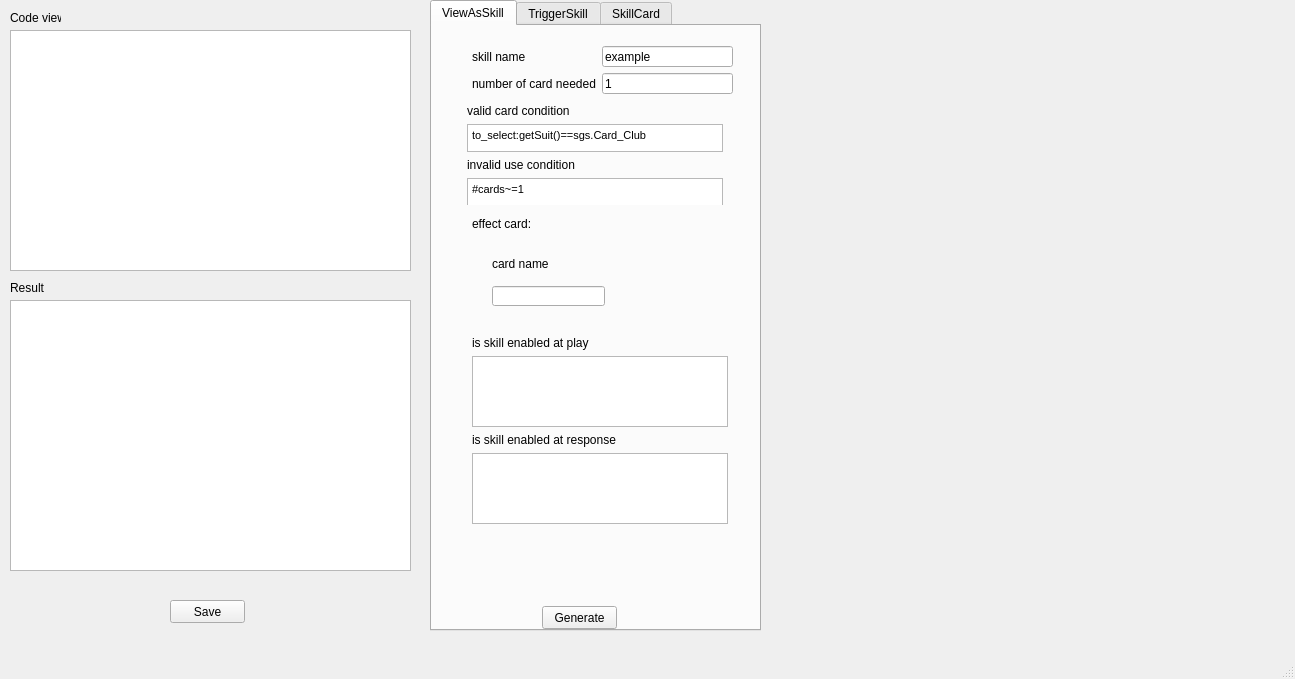
<?xml version="1.0" encoding="UTF-8"?>
<ui version="4.0">
 <class>DIYScriptor</class>
 <widget class="QMainWindow" name="DIYScriptor">
  <property name="geometry">
   <rect>
    <x>0</x>
    <y>0</y>
    <width>1295</width>
    <height>679</height>
   </rect>
  </property>
  <property name="windowTitle">
   <string>DIY script generator</string>
  </property>
  <widget class="QWidget" name="centralwidget">
   <widget class="QLabel" name="label_17">
    <property name="geometry">
     <rect>
      <x>10</x>
      <y>10</y>
      <width>51</width>
      <height>16</height>
     </rect>
    </property>
    <property name="text">
     <string>Code view</string>
    </property>
   </widget>
   <widget class="QLabel" name="label_18">
    <property name="geometry">
     <rect>
      <x>10</x>
      <y>280</y>
      <width>51</width>
      <height>16</height>
     </rect>
    </property>
    <property name="text">
     <string>Result</string>
    </property>
   </widget>
   <widget class="QTextBrowser" name="_r">
    <property name="geometry">
     <rect>
      <x>10</x>
      <y>300</y>
      <width>401</width>
      <height>271</height>
     </rect>
    </property>
    <property name="readOnly">
     <bool>true</bool>
    </property>
    <property name="html">
     <string>&lt;!DOCTYPE HTML PUBLIC &quot;-//W3C//DTD HTML 4.0//EN&quot; &quot;http://www.w3.org/TR/REC-html40/strict.dtd&quot;&gt;
&lt;html&gt;&lt;head&gt;&lt;meta name=&quot;qrichtext&quot; content=&quot;1&quot; /&gt;&lt;style type=&quot;text/css&quot;&gt;
p, li { white-space: pre-wrap; }
&lt;/style&gt;&lt;/head&gt;&lt;body style=&quot; font-family:'MS Shell Dlg 2'; font-size:8.25pt; font-weight:400; font-style:normal;&quot;&gt;
&lt;p style=&quot;-qt-paragraph-type:empty; margin-top:0px; margin-bottom:0px; margin-left:0px; margin-right:0px; -qt-block-indent:0; text-indent:0px; font-size:8pt;&quot;&gt;&lt;/p&gt;&lt;/body&gt;&lt;/html&gt;</string>
    </property>
   </widget>
   <widget class="QTextBrowser" name="_cv">
    <property name="geometry">
     <rect>
      <x>10</x>
      <y>30</y>
      <width>401</width>
      <height>241</height>
     </rect>
    </property>
    <property name="readOnly">
     <bool>false</bool>
    </property>
    <property name="html">
     <string>&lt;!DOCTYPE HTML PUBLIC &quot;-//W3C//DTD HTML 4.0//EN&quot; &quot;http://www.w3.org/TR/REC-html40/strict.dtd&quot;&gt;
&lt;html&gt;&lt;head&gt;&lt;meta name=&quot;qrichtext&quot; content=&quot;1&quot; /&gt;&lt;style type=&quot;text/css&quot;&gt;
p, li { white-space: pre-wrap; }
&lt;/style&gt;&lt;/head&gt;&lt;body style=&quot; font-family:'MS Shell Dlg 2'; font-size:8.25pt; font-weight:400; font-style:normal;&quot;&gt;
&lt;p style=&quot;-qt-paragraph-type:empty; margin-top:0px; margin-bottom:0px; margin-left:0px; margin-right:0px; -qt-block-indent:0; text-indent:0px; font-size:8pt;&quot;&gt;&lt;/p&gt;&lt;/body&gt;&lt;/html&gt;</string>
    </property>
   </widget>
   <widget class="QPushButton" name="_sb">
    <property name="geometry">
     <rect>
      <x>170</x>
      <y>600</y>
      <width>75</width>
      <height>23</height>
     </rect>
    </property>
    <property name="text">
     <string>Save</string>
    </property>
   </widget>
   <widget class="QTabWidget" name="tabWidget">
    <property name="geometry">
     <rect>
      <x>430</x>
      <y>0</y>
      <width>331</width>
      <height>631</height>
     </rect>
    </property>
    <property name="currentIndex">
     <number>0</number>
    </property>
    <widget class="QWidget" name="tab_1">
     <attribute name="title">
      <string>ViewAsSkill</string>
     </attribute>
     <widget class="QLabel" name="label_8">
      <property name="geometry">
       <rect>
        <x>40</x>
        <y>190</y>
        <width>221</width>
        <height>16</height>
       </rect>
      </property>
      <property name="text">
       <string>effect card:</string>
      </property>
     </widget>
     <widget class="QPushButton" name="_gb">
      <property name="geometry">
       <rect>
        <x>110</x>
        <y>580</y>
        <width>75</width>
        <height>23</height>
       </rect>
      </property>
      <property name="text">
       <string>Generate</string>
      </property>
     </widget>
     <widget class="QStackedWidget" name="stackedWidget">
      <property name="geometry">
       <rect>
        <x>40</x>
        <y>210</y>
        <width>221</width>
        <height>91</height>
       </rect>
      </property>
      <property name="currentIndex">
       <number>0</number>
      </property>
      <widget class="QWidget" name="page">
       <widget class="QLineEdit" name="_cn">
        <property name="geometry">
         <rect>
          <x>20</x>
          <y>50</y>
          <width>113</width>
          <height>20</height>
         </rect>
        </property>
       </widget>
       <widget class="QLabel" name="label_7">
        <property name="geometry">
         <rect>
          <x>20</x>
          <y>20</y>
          <width>61</width>
          <height>16</height>
         </rect>
        </property>
        <property name="text">
         <string>card name</string>
        </property>
       </widget>
      </widget>
      <widget class="QWidget" name="page_2">
       <widget class="QTextBrowser" name="_va_2">
        <property name="geometry">
         <rect>
          <x>10</x>
          <y>20</y>
          <width>201</width>
          <height>71</height>
         </rect>
        </property>
        <property name="html">
         <string>&lt;!DOCTYPE HTML PUBLIC &quot;-//W3C//DTD HTML 4.0//EN&quot; &quot;http://www.w3.org/TR/REC-html40/strict.dtd&quot;&gt;
&lt;html&gt;&lt;head&gt;&lt;meta name=&quot;qrichtext&quot; content=&quot;1&quot; /&gt;&lt;style type=&quot;text/css&quot;&gt;
p, li { white-space: pre-wrap; }
&lt;/style&gt;&lt;/head&gt;&lt;body style=&quot; font-family:'MS Shell Dlg 2'; font-size:8.25pt; font-weight:400; font-style:normal;&quot;&gt;
&lt;p style=&quot; margin-top:0px; margin-bottom:0px; margin-left:0px; margin-right:0px; -qt-block-indent:0; text-indent:0px;&quot;&gt;&lt;span style=&quot; font-size:8pt;&quot;&gt;local suit,number&lt;/span&gt;&lt;/p&gt;
&lt;p style=&quot; margin-top:0px; margin-bottom:0px; margin-left:0px; margin-right:0px; -qt-block-indent:0; text-indent:0px;&quot;&gt;&lt;span style=&quot; font-size:8pt;&quot;&gt;for _,card in ipairs(cards) do&lt;/span&gt;&lt;/p&gt;
&lt;p style=&quot; margin-top:0px; margin-bottom:0px; margin-left:0px; margin-right:0px; -qt-block-indent:0; text-indent:0px;&quot;&gt;&lt;span style=&quot; font-size:8pt;&quot;&gt;	if suit and (suit~=card:getSuit()) then suit=sgs.Card_NoSuit else suit=card:getSuit() end&lt;/span&gt;&lt;/p&gt;
&lt;p style=&quot; margin-top:0px; margin-bottom:0px; margin-left:0px; margin-right:0px; -qt-block-indent:0; text-indent:0px;&quot;&gt;&lt;span style=&quot; font-size:8pt;&quot;&gt;	if number and (number~=card:getNumber()) then number=-1 else number=card:getNumber() end&lt;/span&gt;&lt;/p&gt;
&lt;p style=&quot; margin-top:0px; margin-bottom:0px; margin-left:0px; margin-right:0px; -qt-block-indent:0; text-indent:0px;&quot;&gt;&lt;span style=&quot; font-size:8pt;&quot;&gt;end&lt;/span&gt;&lt;/p&gt;
&lt;p style=&quot; margin-top:0px; margin-bottom:0px; margin-left:0px; margin-right:0px; -qt-block-indent:0; text-indent:0px;&quot;&gt;&lt;span style=&quot; font-size:8pt;&quot;&gt;local view_as_card= sgs.Sanguosha:cloneCard(&amp;quot;CardName&amp;quot;, suit, number)&lt;/span&gt;&lt;/p&gt;
&lt;p style=&quot; margin-top:0px; margin-bottom:0px; margin-left:0px; margin-right:0px; -qt-block-indent:0; text-indent:0px;&quot;&gt;&lt;span style=&quot; font-size:8pt;&quot;&gt;for _,card in ipairs(cards) do&lt;/span&gt;&lt;/p&gt;
&lt;p style=&quot; margin-top:0px; margin-bottom:0px; margin-left:0px; margin-right:0px; -qt-block-indent:0; text-indent:0px;&quot;&gt;&lt;span style=&quot; font-size:8pt;&quot;&gt;	view_as_card:addSubcard(card:getId())&lt;/span&gt;&lt;/p&gt;
&lt;p style=&quot; margin-top:0px; margin-bottom:0px; margin-left:0px; margin-right:0px; -qt-block-indent:0; text-indent:0px;&quot;&gt;&lt;span style=&quot; font-size:8pt;&quot;&gt;end&lt;/span&gt;&lt;/p&gt;
&lt;p style=&quot; margin-top:0px; margin-bottom:0px; margin-left:0px; margin-right:0px; -qt-block-indent:0; text-indent:0px;&quot;&gt;&lt;span style=&quot; font-size:8pt;&quot;&gt;view_as_card:setSkillName(self:objectName())&lt;/span&gt;&lt;/p&gt;&lt;/body&gt;&lt;/html&gt;</string>
        </property>
       </widget>
      </widget>
     </widget>
     <widget class="QWidget" name="layoutWidget">
      <property name="geometry">
       <rect>
        <x>35</x>
        <y>78</y>
        <width>264</width>
        <height>101</height>
       </rect>
      </property>
      <layout class="QFormLayout" name="formLayout_3">
       <property name="fieldGrowthPolicy">
        <enum>QFormLayout::AllNonFixedFieldsGrow</enum>
       </property>
       <item row="0" column="0">
        <widget class="QLabel" name="label_3">
         <property name="text">
          <string>valid card condition </string>
         </property>
        </widget>
       </item>
       <item row="1" column="0">
        <widget class="QTextBrowser" name="_vf">
         <property name="readOnly">
          <bool>true</bool>
         </property>
         <property name="html">
          <string>&lt;!DOCTYPE HTML PUBLIC &quot;-//W3C//DTD HTML 4.0//EN&quot; &quot;http://www.w3.org/TR/REC-html40/strict.dtd&quot;&gt;
&lt;html&gt;&lt;head&gt;&lt;meta name=&quot;qrichtext&quot; content=&quot;1&quot; /&gt;&lt;style type=&quot;text/css&quot;&gt;
p, li { white-space: pre-wrap; }
&lt;/style&gt;&lt;/head&gt;&lt;body style=&quot; font-family:'MS Shell Dlg 2'; font-size:8.25pt; font-weight:400; font-style:normal;&quot;&gt;
&lt;p style=&quot; margin-top:0px; margin-bottom:0px; margin-left:0px; margin-right:0px; -qt-block-indent:0; text-indent:0px;&quot;&gt;&lt;span style=&quot; font-size:8pt;&quot;&gt;to_select:getSuit()==sgs.Card_Club&lt;/span&gt;&lt;/p&gt;&lt;/body&gt;&lt;/html&gt;</string>
         </property>
        </widget>
       </item>
       <item row="2" column="0">
        <widget class="QLabel" name="label_4">
         <property name="text">
          <string>invalid use condition</string>
         </property>
        </widget>
       </item>
       <item row="3" column="0">
        <widget class="QTextBrowser" name="_va_1">
         <property name="html">
          <string>&lt;!DOCTYPE HTML PUBLIC &quot;-//W3C//DTD HTML 4.0//EN&quot; &quot;http://www.w3.org/TR/REC-html40/strict.dtd&quot;&gt;
&lt;html&gt;&lt;head&gt;&lt;meta name=&quot;qrichtext&quot; content=&quot;1&quot; /&gt;&lt;style type=&quot;text/css&quot;&gt;
p, li { white-space: pre-wrap; }
&lt;/style&gt;&lt;/head&gt;&lt;body style=&quot; font-family:'MS Shell Dlg 2'; font-size:8.25pt; font-weight:400; font-style:normal;&quot;&gt;
&lt;p style=&quot; margin-top:0px; margin-bottom:0px; margin-left:0px; margin-right:0px; -qt-block-indent:0; text-indent:0px;&quot;&gt;&lt;span style=&quot; font-size:8pt;&quot;&gt;#cards~=1&lt;/span&gt;&lt;/p&gt;&lt;/body&gt;&lt;/html&gt;</string>
         </property>
        </widget>
       </item>
      </layout>
     </widget>
     <widget class="QWidget" name="layoutWidget">
      <property name="geometry">
       <rect>
        <x>40</x>
        <y>20</y>
        <width>261</width>
        <height>48</height>
       </rect>
      </property>
      <layout class="QFormLayout" name="formLayout">
       <item row="0" column="0">
        <widget class="QLabel" name="label">
         <property name="text">
          <string>skill name</string>
         </property>
        </widget>
       </item>
       <item row="0" column="1">
        <widget class="QLineEdit" name="_name">
         <property name="text">
          <string>example</string>
         </property>
        </widget>
       </item>
       <item row="1" column="0">
        <widget class="QLabel" name="label_2">
         <property name="text">
          <string>number of card needed</string>
         </property>
        </widget>
       </item>
       <item row="1" column="1">
        <widget class="QLineEdit" name="_n">
         <property name="text">
          <string>1</string>
         </property>
        </widget>
       </item>
      </layout>
     </widget>
     <widget class="QWidget" name="layoutWidget">
      <property name="geometry">
       <rect>
        <x>40</x>
        <y>310</y>
        <width>264</width>
        <height>188</height>
       </rect>
      </property>
      <layout class="QFormLayout" name="formLayout_4">
       <property name="fieldGrowthPolicy">
        <enum>QFormLayout::AllNonFixedFieldsGrow</enum>
       </property>
       <item row="0" column="0">
        <widget class="QLabel" name="label_11">
         <property name="text">
          <string>is skill enabled at play</string>
         </property>
        </widget>
       </item>
       <item row="1" column="0">
        <widget class="QTextBrowser" name="_ea_1">
         <property name="html">
          <string>&lt;!DOCTYPE HTML PUBLIC &quot;-//W3C//DTD HTML 4.0//EN&quot; &quot;http://www.w3.org/TR/REC-html40/strict.dtd&quot;&gt;
&lt;html&gt;&lt;head&gt;&lt;meta name=&quot;qrichtext&quot; content=&quot;1&quot; /&gt;&lt;style type=&quot;text/css&quot;&gt;
p, li { white-space: pre-wrap; }
&lt;/style&gt;&lt;/head&gt;&lt;body style=&quot; font-family:'MS Shell Dlg 2'; font-size:8.25pt; font-weight:400; font-style:normal;&quot;&gt;
&lt;p style=&quot;-qt-paragraph-type:empty; margin-top:0px; margin-bottom:0px; margin-left:0px; margin-right:0px; -qt-block-indent:0; text-indent:0px; font-size:8pt;&quot;&gt;&lt;/p&gt;&lt;/body&gt;&lt;/html&gt;</string>
         </property>
        </widget>
       </item>
       <item row="2" column="0">
        <widget class="QLabel" name="label_12">
         <property name="text">
          <string>is skill enabled at response</string>
         </property>
        </widget>
       </item>
       <item row="3" column="0">
        <widget class="QTextBrowser" name="_ea_2">
         <property name="html">
          <string>&lt;!DOCTYPE HTML PUBLIC &quot;-//W3C//DTD HTML 4.0//EN&quot; &quot;http://www.w3.org/TR/REC-html40/strict.dtd&quot;&gt;
&lt;html&gt;&lt;head&gt;&lt;meta name=&quot;qrichtext&quot; content=&quot;1&quot; /&gt;&lt;style type=&quot;text/css&quot;&gt;
p, li { white-space: pre-wrap; }
&lt;/style&gt;&lt;/head&gt;&lt;body style=&quot; font-family:'MS Shell Dlg 2'; font-size:8.25pt; font-weight:400; font-style:normal;&quot;&gt;
&lt;p style=&quot;-qt-paragraph-type:empty; margin-top:0px; margin-bottom:0px; margin-left:0px; margin-right:0px; -qt-block-indent:0; text-indent:0px; font-size:8pt;&quot;&gt;&lt;/p&gt;&lt;/body&gt;&lt;/html&gt;</string>
         </property>
        </widget>
       </item>
      </layout>
     </widget>
    </widget>
    <widget class="QWidget" name="tab_2">
     <attribute name="title">
      <string>TriggerSkill</string>
     </attribute>
    </widget>
    <widget class="QWidget" name="tab">
     <attribute name="title">
      <string>SkillCard</string>
     </attribute>
    </widget>
   </widget>
  </widget>
  <widget class="QMenuBar" name="menubar">
   <property name="geometry">
    <rect>
     <x>0</x>
     <y>0</y>
     <width>1295</width>
     <height>23</height>
    </rect>
   </property>
  </widget>
  <widget class="QStatusBar" name="statusbar"/>
 </widget>
 <resources/>
 <connections/>
</ui>
